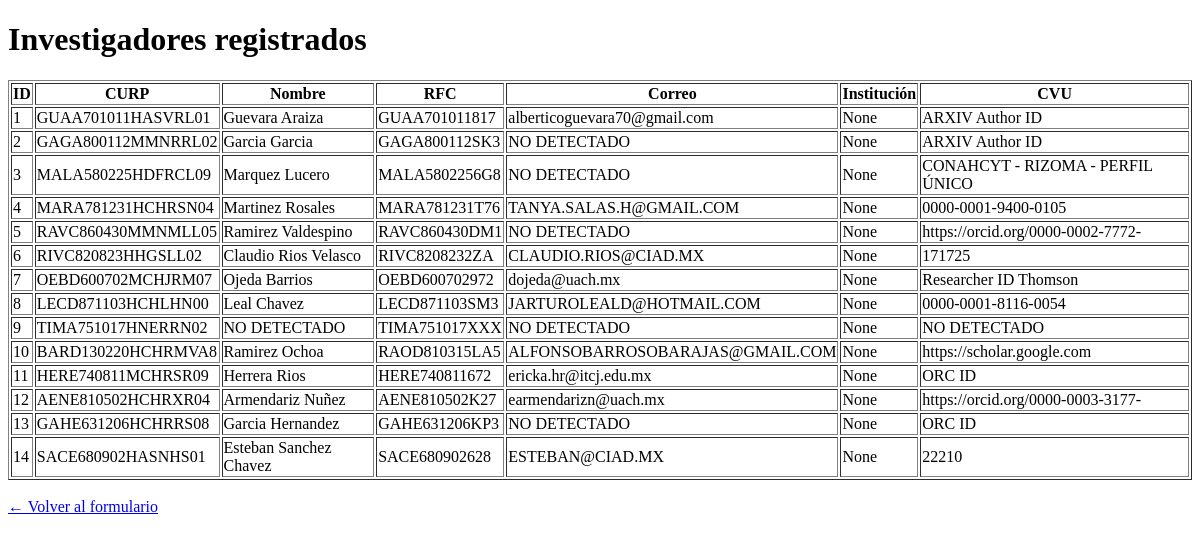
Page /registros on the earlier database version.
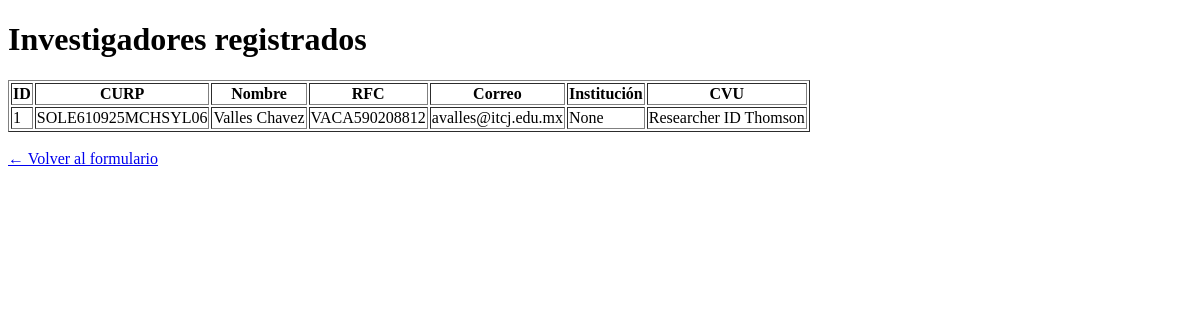
Same page on the later database version.
### tables this page shows
CREATE TABLE investigadores (
    id INTEGER PRIMARY KEY AUTOINCREMENT,
    curp TEXT, nombre_completo TEXT, rfc TEXT, correo TEXT, telefono TEXT, no_cvu TEXT, orcid TEXT, nivel TEXT, area TEXT, institucion TEXT, grado_maximo_estudios TEXT, titulo_tesis TEXT, anio_grado TEXT, pais_grado TEXT, disciplina TEXT, especialidad TEXT, linea_investigacion TEXT, sni TEXT, anio_sni TEXT, cv_conacyt TEXT, experiencia_docente TEXT, experiencia_laboral TEXT, proyectos_investigacion TEXT, proyectos_vinculacion TEXT, patentes TEXT, productos_cientificos TEXT, productos_tecnologicos TEXT, productos_humanisticos TEXT, libros TEXT, capitulos_libros TEXT, articulos TEXT, revistas_indexadas TEXT, revistas_no_indexadas TEXT, memorias TEXT, ponencias TEXT, formacion_recursos TEXT, direccion_tesis TEXT, direccion_posgrados TEXT, evaluador_proyectos TEXT, miembro_comites TEXT, editor_revistas TEXT, premios_distinciones TEXT, estancias_academicas TEXT, idiomas TEXT, asociaciones_cientificas TEXT, gestion_academica TEXT, gestion_institucional TEXT, colaboracion_internacional TEXT, colaboracion_nacional TEXT, divulgacion_cientifica TEXT, otros_logros TEXT, vinculacion_sector_productivo TEXT, vinculacion_sector_social TEXT, vinculacion_sector_publico TEXT, participacion_politicas_publicas TEXT, impacto_social TEXT, propuesta_linea_trabajo TEXT, documentacion_completa TEXT, archivo_pdf TEXT, observaciones TEXT, genero TEXT, fecha_nacimiento TEXT, estado_nacimiento TEXT, municipio TEXT, domicilio TEXT, cp TEXT, entidad_federativa TEXT, cv_ligado_orcid TEXT, orcid_verificado TEXT, fecha_registro TEXT, nombre_archivo_pdf TEXT
);

### app.py (the view)
@app.route('/registros')
def registros():
    import sqlite3
    conn = sqlite3.connect('database.db')
    c = conn.cursor()
    c.execute("SELECT id, curp, nombre_completo, rfc, correo, institucion, no_cvu FROM investigadores")
    datos = c.fetchall()
    conn.close()
    return render_template('registros.html', datos=datos)

### templates/registros.html (shortened to what this page needs)
<!DOCTYPE html>
<html lang="es">
<head>
</head>
<body>
    <h1>Investigadores registrados</h1>
    <table border="1">
        <tr>
            <th>ID</th>
            <th>CURP</th>
            <th>Nombre</th>
            <th>RFC</th>
            <th>Correo</th>
            <th>Institución</th>
            <th>CVU</th>
        </tr>
        {% for fila in datos %}
        <tr>
            {% for campo in fila %}
            <td>{{ campo }}</td>
            {% endfor %}
        </tr>
        {% endfor %}
    </table>
    <br>
    <a href="/">← Volver al formulario</a>
</body>
</html>

Differences in the rows shown:
removed investigadores: fila "1" "None", curp "GUAA701011HASVRL01", nombre_completo "Guevara Araiza", rfc "GUAA701011817", correo "alberticoguevara70@gmail.com", no_cvu "ARXIV Author ID"
removed investigadores: fila "2" "None", curp "GAGA800112MMNRRL02", nombre_completo "Garcia Garcia", rfc "GAGA800112SK3", correo "NO DETECTADO", no_cvu "ARXIV Author ID"
removed investigadores: fila "3" "None", curp "MALA580225HDFRCL09", nombre_completo "Marquez Lucero", rfc "MALA5802256G8", correo "NO DETECTADO", no_cvu "CONAHCYT - RIZOMA - PERFIL ÚNICO"
removed investigadores: fila "4" "None", curp "MARA781231HCHRSN04", nombre_completo "Martinez Rosales", rfc "MARA781231T76", correo "TANYA.SALAS.H@GMAIL.COM", no_cvu "0000-0001-9400-0105"
removed investigadores: fila "5" "None", curp "RAVC860430MMNMLL05", nombre_completo "Ramirez Valdespino", rfc "RAVC860430DM1", correo "NO DETECTADO", no_cvu "https://orcid.org/0000-0002-7772-"
removed investigadores: fila "6" "None", curp "RIVC820823HHGSLL02", nombre_completo "Claudio Rios Velasco", rfc "RIVC8208232ZA", correo "CLAUDIO.RIOS@CIAD.MX", no_cvu "171725"
removed investigadores: fila "7" "None", curp "OEBD600702MCHJRM07", nombre_completo "Ojeda Barrios", rfc "OEBD600702972", correo "dojeda@uach.mx", no_cvu "Researcher ID Thomson"
removed investigadores: fila "8" "None", curp "LECD871103HCHLHN00", nombre_completo "Leal Chavez", rfc "LECD871103SM3", correo "JARTUROLEALD@HOTMAIL.COM", no_cvu "0000-0001-8116-0054"
removed investigadores: fila "9" "None", curp "TIMA751017HNERRN02", nombre_completo "NO DETECTADO", rfc "TIMA751017XXX", correo "NO DETECTADO", no_cvu "NO DETECTADO"
removed investigadores: fila "10" "None", curp "BARD130220HCHRMVA8", nombre_completo "Ramirez Ochoa", rfc "RAOD810315LA5", correo "ALFONSOBARROSOBARAJAS@GMAIL.COM", no_cvu "https://scholar.google.com"
removed investigadores: fila "11" "None", curp "HERE740811MCHRSR09", nombre_completo "Herrera Rios", rfc "HERE740811672", correo "ericka.hr@itcj.edu.mx", no_cvu "ORC ID"
removed investigadores: fila "12" "None", curp "AENE810502HCHRXR04", nombre_completo "Armendariz Nuñez", rfc "AENE810502K27", correo "earmendarizn@uach.mx", no_cvu "https://orcid.org/0000-0003-3177-"
removed investigadores: fila "13" "None", curp "GAHE631206HCHRRS08", nombre_completo "Garcia Hernandez", rfc "GAHE631206KP3", correo "NO DETECTADO", no_cvu "ORC ID"
removed investigadores: fila "14" "None", curp "SACE680902HASNHS01", nombre_completo "Esteban Sanchez Chavez", rfc "SACE680902628", correo "ESTEBAN@CIAD.MX", no_cvu "22210"
added investigadores: fila "1" "None", curp "SOLE610925MCHSYL06", nombre_completo "Valles Chavez", rfc "VACA590208812", correo "avalles@itcj.edu.mx", no_cvu "Researcher ID Thomson"
